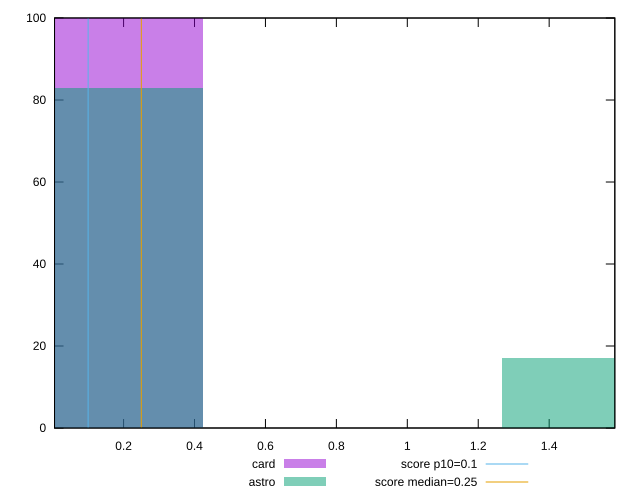

This chart was generated by the following gnuplot code:
reset

$card <<EOF
0 100
EOF

$astro <<EOF
0 83
1.6902071581637095 17
EOF

set key outside below
set boxwidth 0.8451035790818547
set xrange [0.005289688110351562:1.5851418304443359]
set yrange [0:100]
set trange [0:100]
set style fill transparent solid 0.5 noborder

set parametric
set terminal svg size 640, 500 enhanced background rgb 'white'
set output "reports/report_00032_2021-02-25T10-28-15.087Z/cumulative-layout-shift/comparison/histogram/2_vs_3.svg"

plot $card title "card" with boxes, \
     $astro title "astro" with boxes, \
     0.1,t title "score p10=0.1", \
     0.25,t title "score median=0.25"

reset
